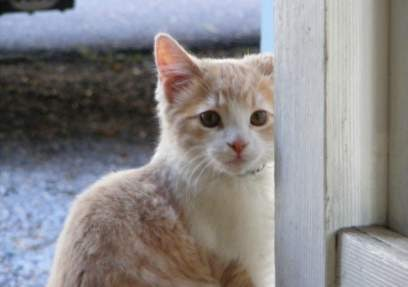
#> input picture Exercise2/a.jpg, 408 x 287 px, found by its file name
$ python Exercise1.py
#> lines starting #> are read from the running program, lines starting #| are printed output that depends on the picture
import cv2
import numpy as np

img=cv2.imread('E:\\python\\7.numpy\\opencv\\a.jpg',0)
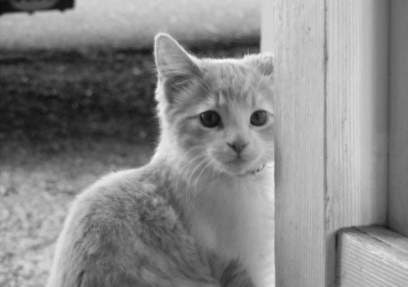
#> img: shape (287, 408); min 11, max 250, mean 136

shape=np.shape(img)
#> shape = (287, 408)
box_fillter=np.array([[1,1,1,1,1,1,1,1,1,1],
                      [1,1,1,1,1,1,1,1,1,1],
                     [1,1,1,1,1,1,1,1,1,1],
                     [1,1,1,1,1,1,1,1,1,1],
                     [1,1,1,1,1,1,1,1,1,1],
                     [1,1,1,1,1,1,1,1,1,1],
                     [1,1,1,1,1,1,1,1,1,1],
                     [1,1,1,1,1,1,1,1,1,1],
                     [1,1,1,1,1,1,1,1,1,1],
                     [1,1,1,1,1,1,1,1,1,1]
                     ])

shape_boxFillter=box_fillter.shape
index_middle=shape_boxFillter[0]//2

row,col=img.shape
#> row = 287; col = 408
newIMG=[]
for i in range(row):
    for j in  range(col):
        x1=0
        x2=0
        y1=0
        y2=0
        if (shape_boxFillter[0]-index_middle)<=i:
            x1=i-(shape_boxFillter[0]-index_middle)
        else:
            x1=0

        if (shape_boxFillter[0]-index_middle)<=row-i:
            x2=i+(shape_boxFillter[0]-index_middle)
        else:
            x2=row


        if (shape_boxFillter[0]-index_middle)<=j:
            y1=j-(shape_boxFillter[0]-index_middle)
        else:
            y1=0

        if (shape_boxFillter[0]-index_middle)<=col-j:
            y2=j+(shape_boxFillter[0]-index_middle)
        else:
            y2=col

        matrix=np.array(img[x1:x2-1,y1:y2-1])
        a=(matrix.sum())
        b=box_fillter.sum()
        c=a//b
        newIMG.append(c)
#> after the loop, newIMG = 117096 items

a=np.reshape(newIMG,shape)
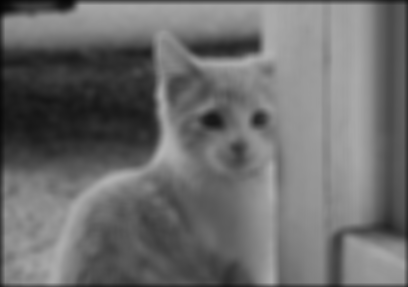
#> a: shape (287, 408) float64; min 3, max 180, mean 107.9
newImg=np.array(a, dtype=np.uint8)
cv2.imshow('image-1',newImg)
cv2.waitKey(0)
